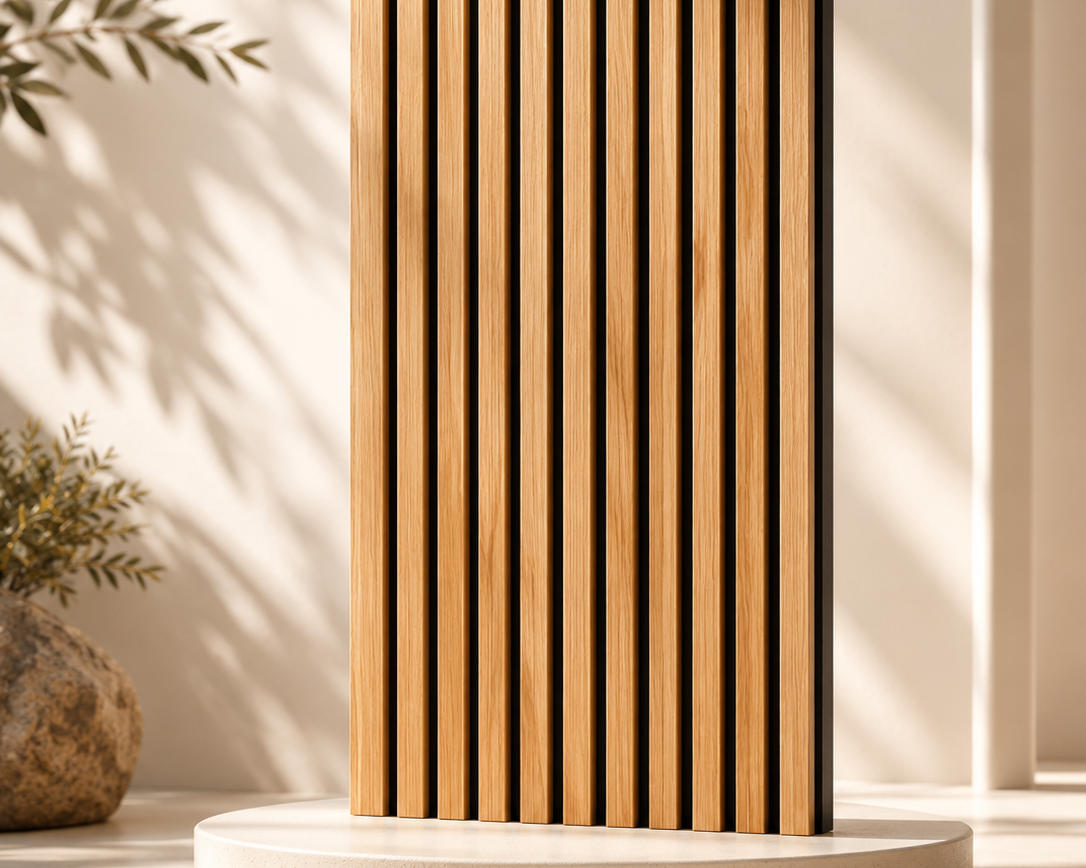
#> input picture public/images/products/big1.png, 1086 x 868 px
$ python makealpha.py big1.png out.png
#> lines starting #> are read from the running program, lines starting #| are printed output that depends on the picture; after the words box and inside, x2 and y2 are one past the last pixel; in counts of white or black regions, pixels touching at a corner belong together
import sys
import numpy as np
from PIL import Image

src = sys.argv[1]
dst = sys.argv[2]
im = Image.open(src).convert("RGBA")
arr = np.array(im)
r, g, b = arr[..., 0].astype(int), arr[..., 1].astype(int), arr[..., 2].astype(int)
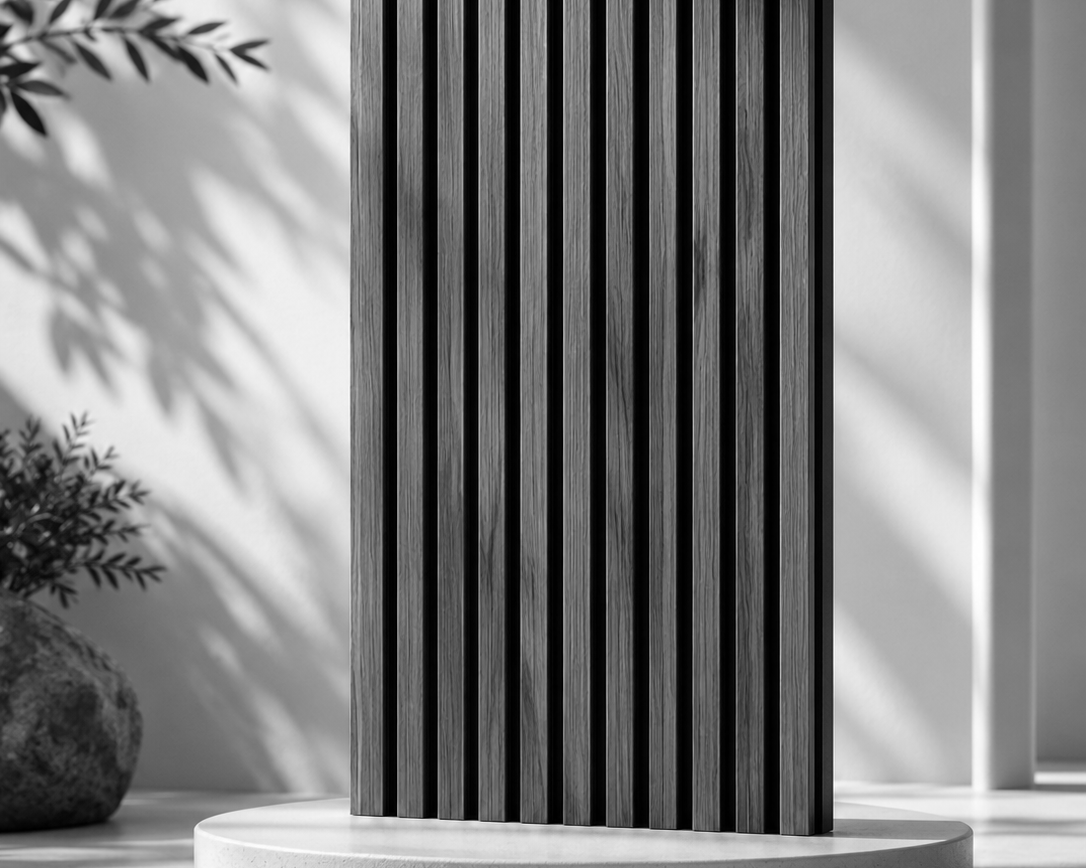
#> b: shape (868, 1086) int64; min 0, max 255, mean 125.7
mn = np.minimum(np.minimum(r, g), b)
alpha = np.where(mn > 247, 0, 255).astype(np.uint8)
#> alpha: shape (868, 1086); 99.7% white; 31 black regions (24 under 20 px), largest, box (x1, y1, x2, y2) and area: (973, 297, 983, 452) 1304, (972, 497, 983, 616) 1006, (974, 174, 982, 245) 449
band = (mn > 235) & (mn <= 247)
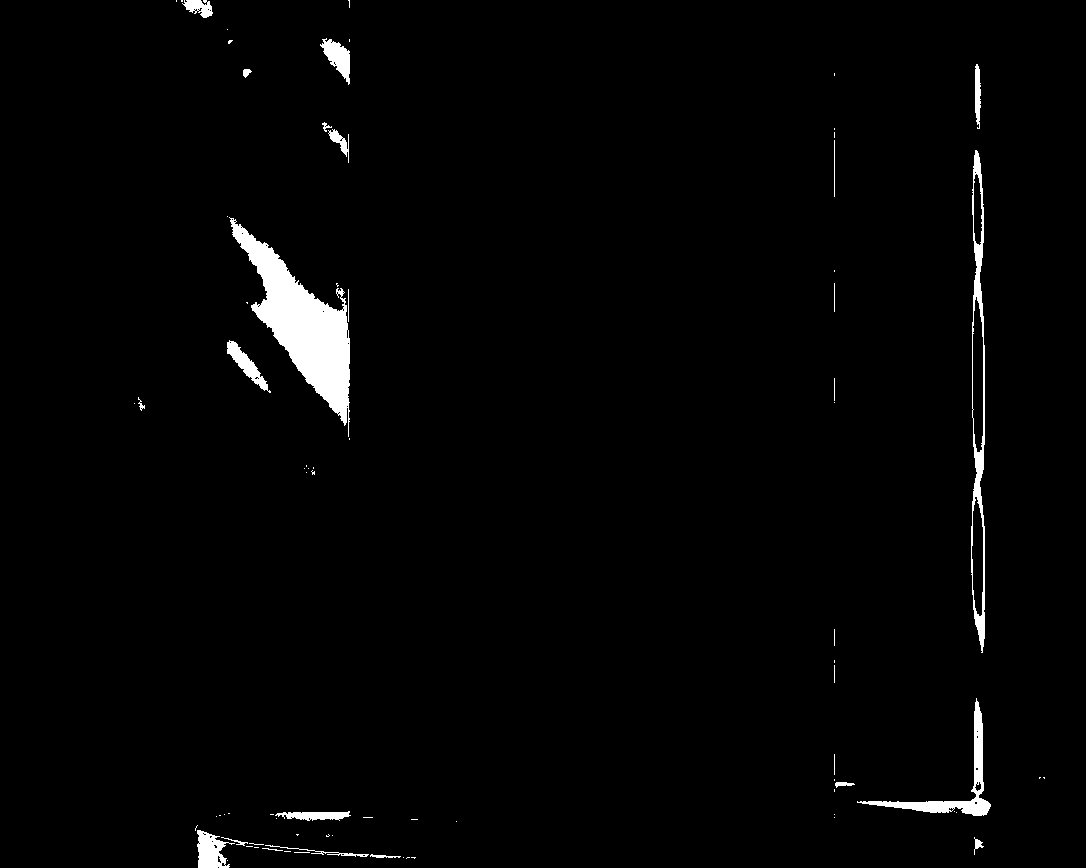
#> band: shape (868, 1086) bool; 1.9% white; 79 white regions (55 under 20 px), largest, box (x1, y1, x2, y2) and area: (229, 217, 350, 437) 8876, (971, 150, 985, 653) 2451, (857, 698, 991, 816) 1936
alpha[band] = ((247 - mn[band]) / 12 * 255).astype(np.uint8)
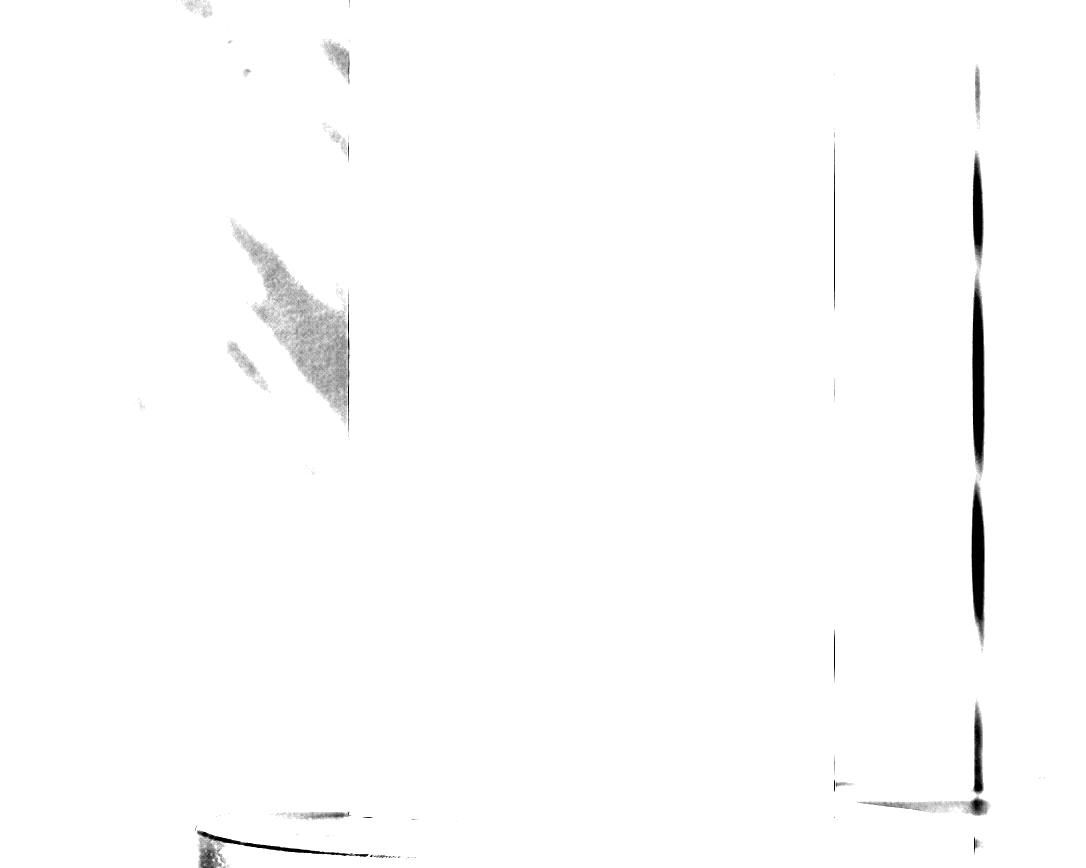
#> alpha: shape (868, 1086); min 0, max 255, mean 252.6
arr[..., 3] = alpha
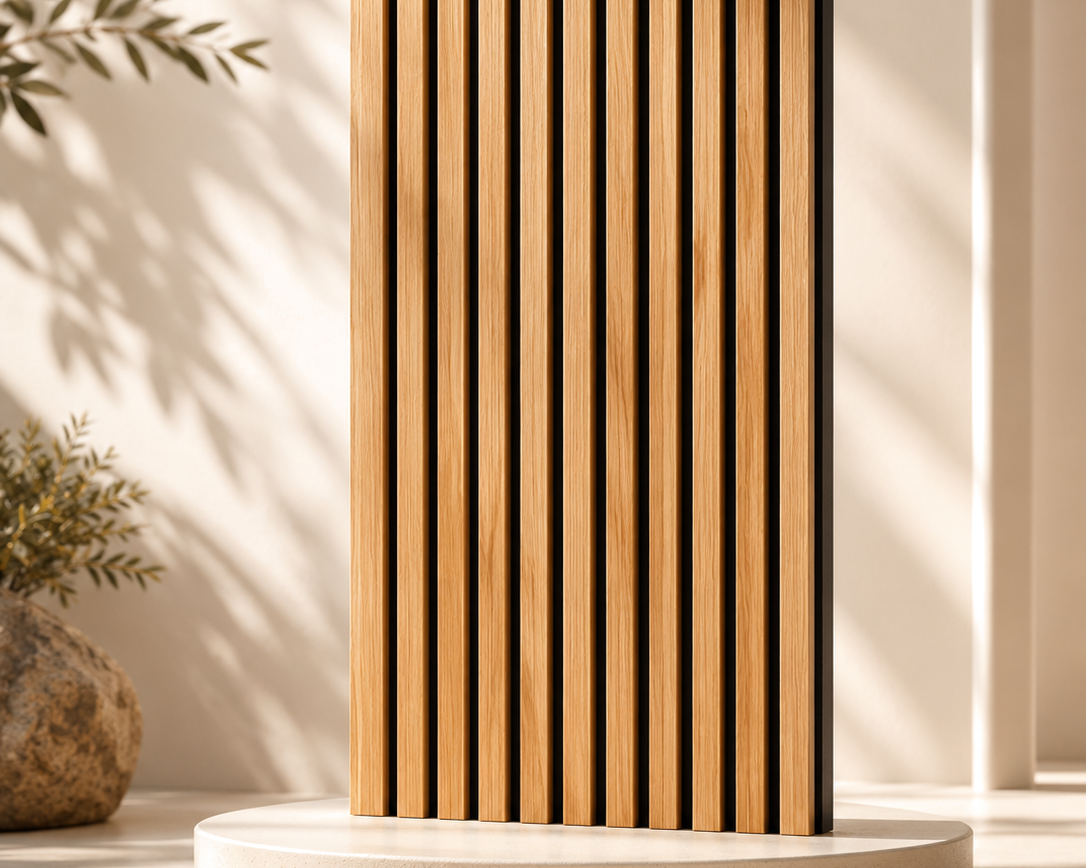
#> arr: shape (868, 1086, 4); mean R, G, B, A 187.3, 156.5, 125.7, 252.6; transparent parts drawn white
out = Image.fromarray(arr, "RGBA")
bbox = out.getbbox()
#> bbox = (0, 0, 1086, 868)
if bbox:
    out = out.crop(bbox)
out.save(dst)
print("saved", dst, out.size)
#| saved out.png (1086, 868)
